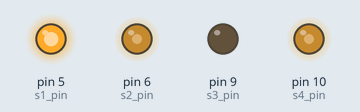
The sketch below on a simulated Arduino Uno, built with avr-gcc and run on an emulated ATmega328P. On the bench: output pins drawn as LEDs (lit = HIGH).

Above: at 0.1 s.
Timing chart, 0 to 1.6 s (numbered marks = the images above):
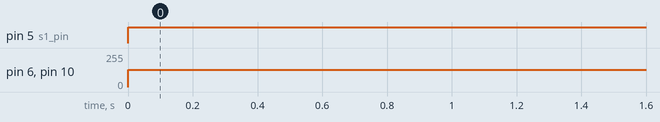

The sketch:

Project_Main.ino
```cpp
#define s1_pin 5  // Pin for S1 (High)
#define s2_pin 6  // Pin for S2 (LOW)
#define s3_pin 9  // Pin for S3 (connected to buck mode in the diagram) HIGH
#define s4_pin 10  // Pin for S4 (connected to boost mode in the diagram) LOW

void setup() {
  // Set fast frequency for 62khz
  TCCR0B = TCCR0B & B11111000 | B00000001;
  TCCR1B = TCCR1B & B11111000 | B00000001;

  // Initialize both pins to low
  analogWrite(s1_pin, 0);
  analogWrite(s2_pin, 0);
  analogWrite(s3_pin, 0);
  analogWrite(s4_pin, 0);

  // Set PWM pins as outputs
  pinMode(s1_pin, OUTPUT);
  pinMode(s2_pin, OUTPUT);
  pinMode(s3_pin, OUTPUT);
  pinMode(s4_pin, OUTPUT);
}

void loop() {
  // Boost mode: S1 closed, S2 switching
  analogWrite(s1_pin, 255);   // S1 closed
  analogWrite(s2_pin, 128);     // S2 switching at 50% duty cycle

  // Boost mode: S3 open, S4 switching (power runs from right to left)
  analogWrite(s3_pin, 0);   // S3 open
  analogWrite(s4_pin, 128);     // S4 switching
}
```

Measured:
- by itself, pin 5 (s1_pin): LOW → HIGH at 0.00 s
- by itself, pin 6 (s2_pin), pin 10 (s4_pin): 0/255 → 128/255 at 0.00 s
